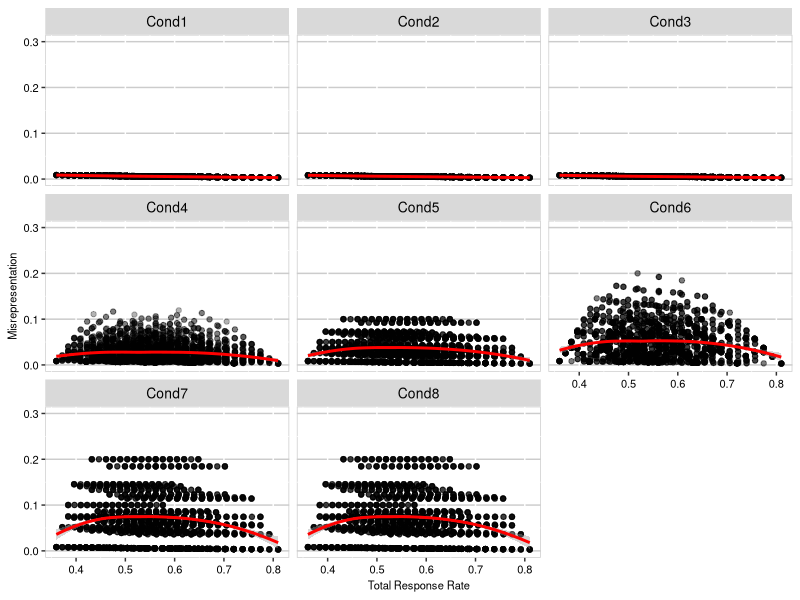
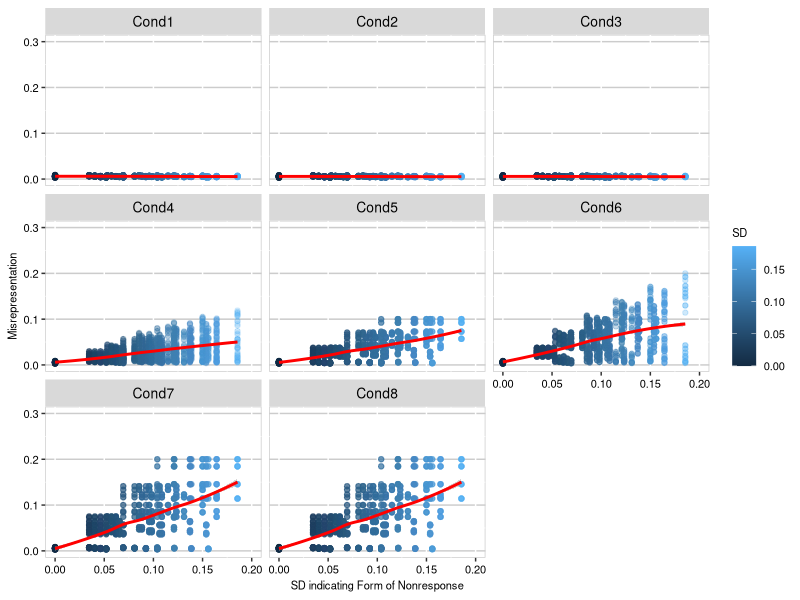
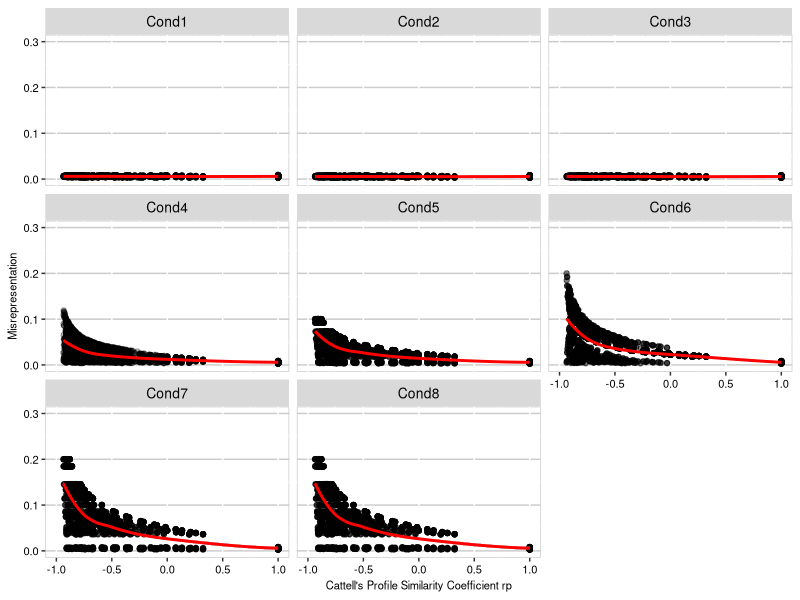

Reproduce these figures in R, in order.
setwd("C:\\Kulas\\Research\\weighting")
library(ggplot2)  #data visualization

cond1_nnnn <- read.csv("norm_norm_norm_norm_summary.csv")
cond2_pppp <- read.csv("pos_pos_pos_pos_summary.csv")
cond3_gggg <- read.csv("neg_neg_neg_neg_summary.csv")
cond4_nnng <- read.csv("norm_norm_norm_neg_summary.csv")
cond5_nnpp <- read.csv("norm_norm_pos_pos_summary.csv")
cond6_pnng <- read.csv("pos_norm_norm_neg_summary.csv")
cond7_pgpg <- read.csv("pos_neg_pos_neg_summary.csv")
cond8_ppgg <- read.csv("pos_pos_neg_neg_summary.csv")

cond1_nnnn$cond <- "Cond1"
cond2_pppp$cond <- "Cond2"
cond3_gggg$cond <- "Cond3"
cond4_nnng$cond <- "Cond4"
cond5_nnpp$cond <- "Cond5"
cond6_pnng$cond <- "Cond6"
cond7_pgpg$cond <- "Cond7"
cond8_ppgg$cond <- "Cond8"


combo <- rbind(cond1_nnnn, cond2_pppp, cond3_gggg, cond4_nnng, cond5_nnpp, cond6_pnng, cond7_pgpg, cond8_ppgg)
names(combo)[names(combo)=="cond"] <- "Condition"


combo$cellrate.ma <- with(combo, SSmale*SSdepta)
combo$cellrate.mb <- with(combo, SSmale*SSdeptb)
combo$cellrate.fa <- with(combo, SSfemale*SSdepta)
combo$cellrate.gb <- with(combo, SSfemale*SSdeptb)
combo <- transform(combo, SD=apply(combo[18:21],1, sd, na.rm = TRUE))

combo$RR.all <- with(combo, PPmale*PPdepta*SSmale*SSdepta + PPmale*PPdeptb*SSmale*SSdeptb +
                       PPfemale*PPdepta*SSfemale*SSdepta + PPfemale*PPdeptb*SSfemale*SSdeptb)



combo$NS.ma <- with(combo, 10000*PPmale*PPdepta*SSmale*SSdepta)
combo$NS.mb <- with(combo, 10000*PPmale*PPdeptb*SSmale*SSdeptb)
combo$NS.fa <- with(combo, 10000*PPfemale*PPdepta*SSfemale*SSdepta)
combo$NS.fb <- with(combo, 10000*PPfemale*PPdeptb*SSfemale*SSdeptb)
combo$NS <- with(combo,NS.ma+NS.mb+NS.fa+NS.fb)

combo$cell.sma <- with(combo, NS.ma/NS)*100
combo$cell.smb <- with(combo, NS.mb/NS)*100
combo$cell.sfa <- with(combo, NS.fa/NS)*100
combo$cell.sfb <- with(combo, NS.fb/NS)*100
combo$cell.pma <- with(combo, PPmale*PPdepta)*100
combo$cell.pmb <- with(combo, PPmale*PPdeptb)*100
combo$cell.pfa <- with(combo, PPfemale*PPdepta)*100
combo$cell.pfb <- with(combo, PPfemale*PPdeptb)*100


#combo$PPma <- scale(combo$cell.pma)
#combo$PPmb <- scale(combo$cell.pmb)
#combo$PPfa <- scale(combo$cell.pfa)
#combo$PPfb <- scale(combo$cell.pfb)
#combo$TSma <- scale(combo$cell.sma)
#combo$TSmb <- scale(combo$cell.smb)
#combo$TSfa <- scale(combo$cell.sfa)
#combo$TSfb <- scale(combo$cell.sfb)
#combo$one     <- (combo$PPma - combo$TSma)^2
#combo$two     <- (combo$PPmb - combo$TSmb)^2
#combo$three   <- (combo$PPfa - combo$TSfa)^2
#combo$four    <- (combo$PPfb - combo$TSfb)^2

combo$one     <- (combo$cell.pma - combo$cell.sma)^2
combo$two     <- (combo$cell.pmb - combo$cell.smb)^2
combo$three   <- (combo$cell.pfa - combo$cell.sfa)^2
combo$four    <- (combo$cell.pfb - combo$cell.sfb)^2


#The value E is the chance expected median value of sum of squared differences and
#if the d is measured as differences in stand scores, we obtain Formular 2, E = 2k

combo$Chron.d2 <- with(combo, one+two+three+four)
combo$r.p      <- with(combo, (3.357*2-Chron.d2)/(3.357*2+Chron.d2))


summary(combo$r.p)
which(combo$r.p < -0.936, arr.ind=T) 


## RQ1(a):total response rate and misrepresentation.[RR]
## need to calculate and mark correlation on each case.
new.fig.1 <- ggplot(combo, aes(x=RR.all, y=PPSU)) + 
  geom_point(alpha=.3) + 
  xlim(0.36,0.81) +
  ylim(0, .3) + 
  xlab("Total Response Rate") + 
  ylab("Misrepresentation") +
  theme(panel.background = element_rect(fill = "transparent", colour = "#CCCCCC"),
        panel.grid.major.y = element_line(colour = "grey80")) + 
  scale_colour_gradient() +
  geom_smooth(method='loess', colour="red") +
  theme(axis.title.x = element_text(size = 8,colour = "black")) +
  theme(axis.text.x = element_text(size = 8, colour = "black")) +
  theme(axis.title.y = element_text(size = 8,colour = "black")) +  
  theme(axis.text.y = element_text(size = 8,colour = "black"))
new.fig.1 + facet_wrap(~Condition) +
  theme(strip.text.x = element_text(size = 10,colour= "black"))


## RQ1(b):nonresponse form and misrepresentation.[SD]
## need to calculate and mark correlation on each case.
new.fig.2 <- ggplot(combo, aes(x=SD, y=PPSU, color=SD)) + 
  geom_point(alpha=.15) + 
  xlim(0, .2) +
  ylim(0, .3) + 

  xlab("SD indicating Form of Nonresponse") + 
  ylab("Misrepresentation") +
  theme(panel.background = element_rect(fill = "transparent", colour = "#CCCCCC"),
        panel.grid.major.y = element_line(colour = "grey80")) + 
  scale_colour_gradient() +
  geom_smooth(method='loess', colour="red") +
  theme(legend.title = element_text(size = 8)) +
  theme(legend.text = element_text(size = 8)) +
  theme(axis.title.x = element_text(size = 8,colour = "black")) +
  theme(axis.text.x = element_text(size = 8, colour = "black")) +
  theme(axis.title.y = element_text(size = 8,colour = "black")) +
  theme(axis.text.y = element_text(size = 8,colour = "black"))
new.fig.2 + facet_wrap(~Condition) +
  theme(strip.text.x = element_text(size = 10,colour= "black"))


## extended RQ1(b): sample representativeness and misrepresentation.[rp]
## need to calculate and mark correlation on each case.
new.fig.3 <- ggplot(combo, aes(x=r.p, y=PPSU)) + 
  geom_point(alpha=.3) + 
  xlim(-1.0, 1.0) + 
  ylim(0, .3) + 
  xlab("Cattell's Profile Similarity Coefficient rp") + 
  ylab("Misrepresentation") +
  theme(panel.background = element_rect(fill = "transparent", colour = "#CCCCCC"),
        panel.grid.major.y = element_line(colour = "grey80")) + 
  scale_colour_gradient() +
  geom_smooth(method='loess', colour="red") +
  theme(axis.title.x = element_text(size = 8,colour = "black")) +
  theme(axis.text.x = element_text(size = 8, colour = "black")) +
  theme(axis.title.y = element_text(size = 8,colour = "black")) +  
  theme(axis.text.y = element_text(size = 8,colour = "black"))
new.fig.3 + facet_wrap(~Condition) +
  theme(strip.text.x = element_text(size = 10,colour= "black"))


## RQ2 what impact does the application of weights have on both biased and unbiased sample estimates
## original figure 1 to 3

